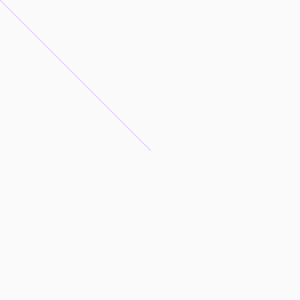
Frame 1 (no input)
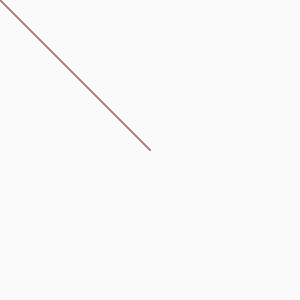
Frame 60 (the mouse pressed at the canvas centre just before this capture)
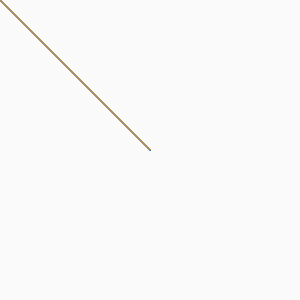
Frame 120 (the mouse held since frame 60 and released just before this capture)

The Processing sketch that drew these frames (run headless with seeded random() and noise(); from frame 60 on, the mouse is pressed at the canvas centre):

// Processing sketch: processing_93656
// ── processing_93656.pde

float r;
float g;
float b;
float a;

void setup (){
  
  background(250);
  size(300,300);
  
}

void draw (){
  r= random(255);
  g=random(255);
  b=random(255);
  a=random(255);
  stroke(r,g,b,a);
  
  line(mouseX,mouseY,150,150);
   
}

void mousePressed(){
  
  stroke(r,g,b,a);
  fill(mouseX,0,mouseY);
  triangle (mouseX, mouseY, 116,16,150,16);
  
  
}
